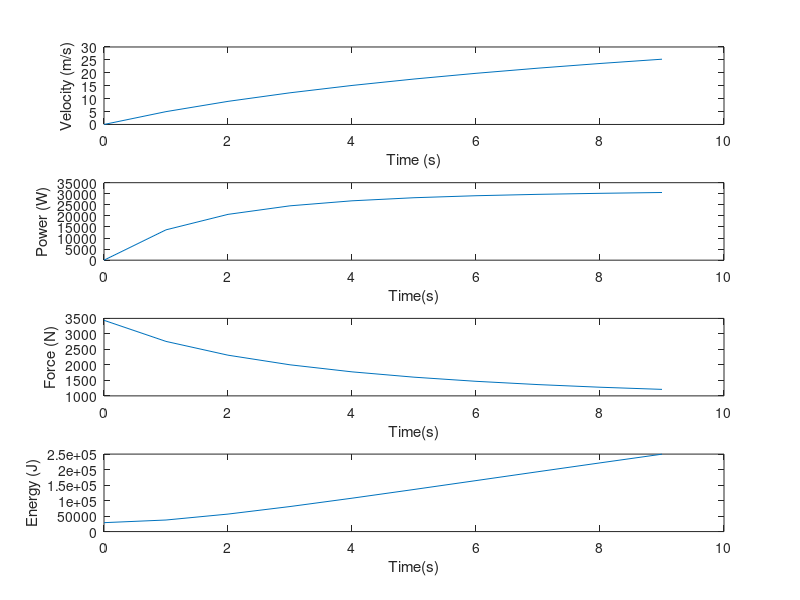

This chart was generated by the following MATLAB code:
% parameters
Co = 0.009;
CD = 0.2;
m = 692;
AF = 2;
C1 = 1.75e-6;
p = 1.16;
g = 9.81;
beta = 0;
vi = 0;
vf = 60 * 0.447;
%range for time, 0 seconds to 10 seconds
t = [0:10];

%velocity profile
v_t = 20 * log((0.282*t) + 1);
%acceleration
a_t = diff(v_t);

%PART A - FINDING FTR AND PTR

%sum of Forces = ma
%Ftr - Faero - Froll - Fg = ma
%level road, so Fg, Potential = 0
%Ftr = ma + Froll + Faero
Froll = m * g * cos(beta) * (Co * (C1 * v_t.^2));
Faero = 0.5 * p * CD * AF * (v_t.^2);
Ftr = m*a_t + Froll(1:end-1) + Faero(1:end-1); 
%title(plot, "Ftr vs. Time")

%Ptr = Ftr * V
Ptr = v_t(1:end-1).*Ftr;

%plotting velocity, power, force vs. Time
subplot(4,1,1);
plot(t(1:end-1), v_t(1:end-1));
xlabel("Time (s)")
ylabel("Velocity (m/s)")

subplot(4,1,2);
plot(t(1:end-1), Ptr);
xlabel("Time(s)");
ylabel("Power (W)");

subplot(4,1,3);
plot(t(1:end-1), Ftr);
xlabel("Time(s)");
ylabel("Force (N)");

%PART B - Calculate ΔeTR. How much of ΔeTR is ΔKE? How much is Eloss?
% eTR = Ekinetic + Epotential + Eloss, Epotential = 0
%eTR = Ekinetic + Eloss

Ekinetic = 0.5 * m * v_t.^2;
Eloss = trapz(v_t.*(Froll + Faero), t);
eTR = Ekinetic + Eloss; 

%percentKE = EkineticDisc/eTR;
%percentEloss = ElossDisc/eTR;

%plotting energy vs time
subplot (4,1,4);
plot(t(1:end-1), eTR(1:end-1));
xlabel("Time(s)");
ylabel("Energy (J)");